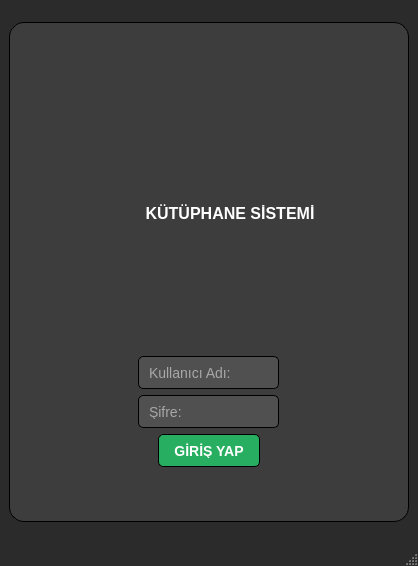
<?xml version="1.0" encoding="UTF-8"?>
<ui version="4.0">
 <class>MainWindow</class>
 <widget class="QMainWindow" name="MainWindow">
  <property name="geometry">
   <rect>
    <x>0</x>
    <y>0</y>
    <width>418</width>
    <height>566</height>
   </rect>
  </property>
  <property name="font">
   <font>
    <pointsize>13</pointsize>
   </font>
  </property>
  <property name="cursor">
   <cursorShape>ArrowCursor</cursorShape>
  </property>
  <property name="windowTitle">
   <string>Giriş Ekranı</string>
  </property>
  <property name="layoutDirection">
   <enum>Qt::LeftToRight</enum>
  </property>
  <property name="styleSheet">
   <string notr="true">QMainWindow {
    background-color: #2b2b2b;
}


QFrame {
    background-color: #3d3d3d;
    border-radius: 15px;
    border: 1px solid #000000;
}


QLabel {
    color: #ffffff;
    font-weight: bold;
    font-size: 16px;
	border: none;
}


QLineEdit {
    background-color: #505050;
    border: 1px solid #000000;
    border-radius: 5px;
    color: white;
    padding: 8px;
    font-size: 14px;
}

QLineEdit:focus {
    border: 1px solid #2ecc71; 
}


QPushButton {
    background-color: #27ae60; 
    color: white;
    border-radius: 5px;
    padding: 8px 15px;
    font-weight: bold;
    font-size: 14px;
	border: 1px solid #000000;
}

QPushButton:hover {
    background-color: #2ecc71; 
}

QPushButton:pressed {
    background-color: #1e8449; 
}


QMessageBox {
    background-color: #3d3d3d; 
    border: 1px solid #000000;
}

QMessageBox QLabel {
    color: white; 
    font-size: 13px;
    background-color: transparent; 
}


QMessageBox QPushButton {
    width: 60px; 
    padding: 5px;
}</string>
  </property>
  <widget class="QWidget" name="centralwidget">
   <layout class="QGridLayout" name="gridLayout">
    <item row="0" column="0">
     <widget class="QFrame" name="frame">
      <property name="minimumSize">
       <size>
        <width>400</width>
        <height>500</height>
       </size>
      </property>
      <property name="maximumSize">
       <size>
        <width>400</width>
        <height>500</height>
       </size>
      </property>
      <property name="frameShape">
       <enum>QFrame::StyledPanel</enum>
      </property>
      <property name="frameShadow">
       <enum>QFrame::Raised</enum>
      </property>
      <layout class="QVBoxLayout" name="verticalLayout">
       <item>
        <spacer name="verticalSpacer">
         <property name="orientation">
          <enum>Qt::Vertical</enum>
         </property>
         <property name="sizeHint" stdset="0">
          <size>
           <width>20</width>
           <height>40</height>
          </size>
         </property>
        </spacer>
       </item>
       <item alignment="Qt::AlignHCenter">
        <widget class="QLabel" name="label">
         <property name="minimumSize">
          <size>
           <width>321</width>
           <height>273</height>
          </size>
         </property>
         <property name="maximumSize">
          <size>
           <width>321</width>
           <height>274</height>
          </size>
         </property>
         <property name="font">
          <font>
           <pointsize>-1</pointsize>
           <weight>75</weight>
           <bold>true</bold>
           <stylestrategy>PreferDefault</stylestrategy>
          </font>
         </property>
         <property name="text">
          <string>                      KÜTÜPHANE SİSTEMİ</string>
         </property>
         <property name="textFormat">
          <enum>Qt::AutoText</enum>
         </property>
        </widget>
       </item>
       <item alignment="Qt::AlignHCenter">
        <widget class="QLineEdit" name="txt_kadi">
         <property name="minimumSize">
          <size>
           <width>0</width>
           <height>0</height>
          </size>
         </property>
         <property name="maximumSize">
          <size>
           <width>500</width>
           <height>33</height>
          </size>
         </property>
         <property name="text">
          <string/>
         </property>
         <property name="placeholderText">
          <string>Kullanıcı Adı:</string>
         </property>
        </widget>
       </item>
       <item alignment="Qt::AlignHCenter">
        <widget class="QLineEdit" name="txt_sifre">
         <property name="minimumSize">
          <size>
           <width>0</width>
           <height>0</height>
          </size>
         </property>
         <property name="maximumSize">
          <size>
           <width>500</width>
           <height>33</height>
          </size>
         </property>
         <property name="text">
          <string/>
         </property>
         <property name="echoMode">
          <enum>QLineEdit::Password</enum>
         </property>
         <property name="placeholderText">
          <string>Şifre:</string>
         </property>
        </widget>
       </item>
       <item alignment="Qt::AlignHCenter">
        <widget class="QPushButton" name="btn_giris">
         <property name="minimumSize">
          <size>
           <width>0</width>
           <height>0</height>
          </size>
         </property>
         <property name="maximumSize">
          <size>
           <width>500</width>
           <height>33</height>
          </size>
         </property>
         <property name="text">
          <string>GİRİŞ YAP</string>
         </property>
        </widget>
       </item>
       <item>
        <spacer name="verticalSpacer_2">
         <property name="orientation">
          <enum>Qt::Vertical</enum>
         </property>
         <property name="sizeHint" stdset="0">
          <size>
           <width>20</width>
           <height>40</height>
          </size>
         </property>
        </spacer>
       </item>
      </layout>
     </widget>
    </item>
   </layout>
  </widget>
  <widget class="QMenuBar" name="menubar">
   <property name="geometry">
    <rect>
     <x>0</x>
     <y>0</y>
     <width>418</width>
     <height>24</height>
    </rect>
   </property>
  </widget>
  <widget class="QStatusBar" name="statusbar"/>
 </widget>
 <resources/>
 <connections/>
</ui>
